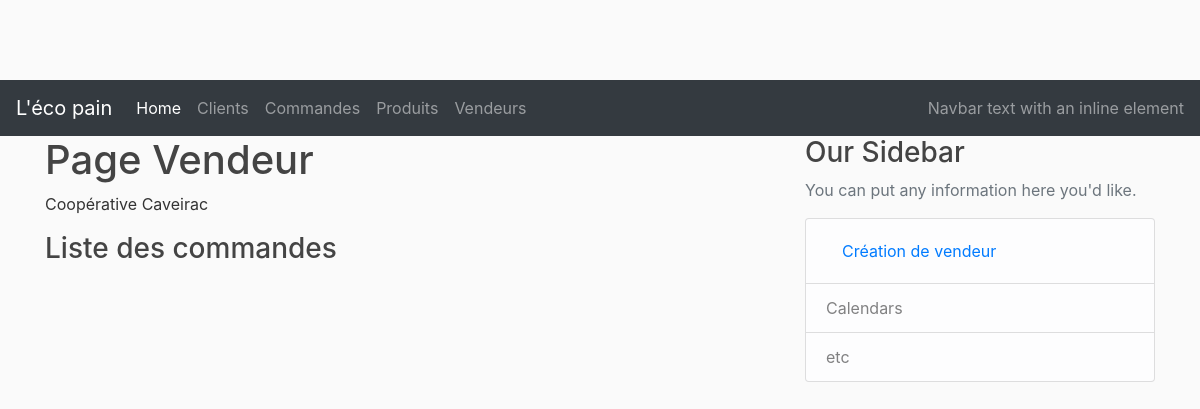
The page /vendors/2 on the database as committed earlier.
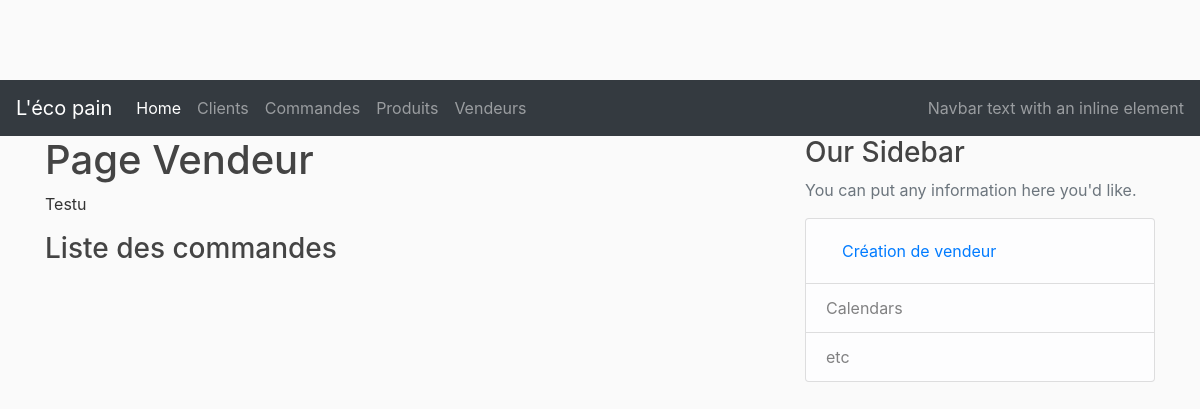
The same page on the database as committed later.
### lecopain/models.py (models this page shows, shortened)
class Vendor(db.Model):
    __tablename__ = 'vendors'
    id = db.Column(db.Integer, primary_key=True)
    name = db.Column(db.String(50), nullable=False)
    email = db.Column(db.String(200), nullable=False)
    orders = db.relationship('Order', backref='vendor', lazy=True)

### lecopain/controllers/vendor_controller.py (the view)
@vendor_page.route("/vendors/<int:vendor_id>")
def vendor(vendor_id):
    vendor = Vendor.query.get_or_404(vendor_id)
    return render_template('/vendors/vendor.html', vendor=vendor)

### lecopain/templates/vendors/vendor.html (shortened to what this page needs)
{% extends "layout.html" %}
{% block content %}
    <h1>Page Vendeur</h1>
    <div class="content-section">
        <p>{{vendor.name}}</p>
    </div>
    <div>
        <h3>Liste des commandes</h3>
    </div>
{% endblock %}
{% block right_menu %}
<div class="content-section">
    <h3>Our Sidebar</h3>
    <p class='text-muted'>You can put any information here you'd like.
        <ul class="list-group">
        <li class="list-group-item list-group-item-light">
                <a class="nav-link" href="/vendors/new">Création de vendeur</a></li>
        <li class="list-group-item list-group-item-light">Calendars</li>
        <li class="list-group-item list-group-item-light">etc</li>
        </ul>
    </p>
</div>
{% endblock %}

Rows that differ between the two databases and show on the page:
changed Vendor: name "Coopérative Caveirac" → "Testu"
